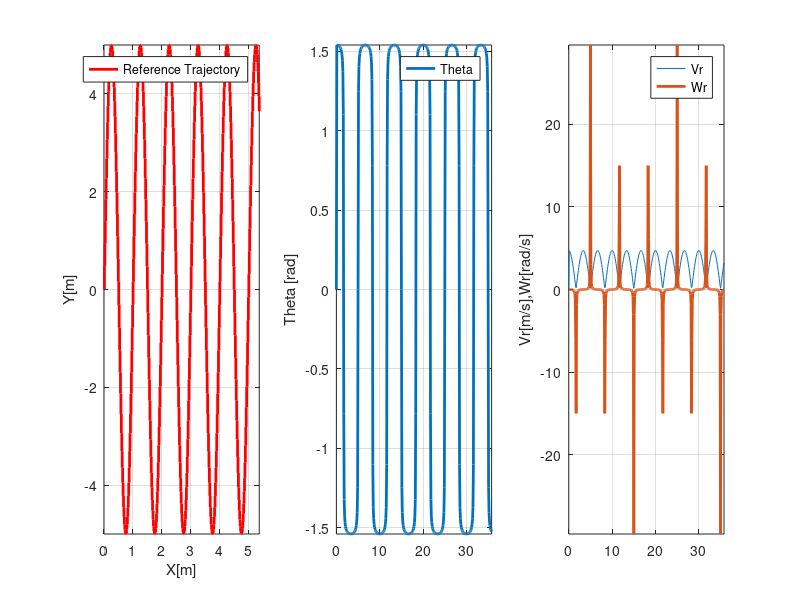

The MATLAB source for this figure:
clear all; close all; clc;

global Ts;
Ts = 0.1;
xo = [0 0 0]'; % posi��o inicial
ref(:,1) = [0 0 0]';
disp('Escolha a trajet�ria de acordo com as op��es abaixo: '); 
traj = input('  1 - circular \n  2 - oito\n  3 - em L\n  4 - Quadrado\n  5 - Sen�ide\n\n Digite o valor correspondente � trajet�ria desejada: ');

N = 5;
% velocity profile
v = 0.15;
w = 0.15;
u1 = [v w]'; % for circle
u2 = [v -w]'; % for circle and eight
u3 = [v 0]'; % for L and square

m = input('Digite o n�mero de voltas/per�odos desejadas: '); %number of laps

if (traj == 2) || (traj == 1);  % eight or circle
    k = round(traj*(2*pi/(abs(u1(2))*Ts)+1));
    
elseif traj == 3
    % L trajectory
    L1 = input('Entre o comprimento do primeiro trecho: '); %[m]
    L2 = input('Entre o comprimento do segundo trecho: '); %[m]
    k1 = (L1/v)/Ts;
    k2 = (L2/v)/Ts;
    k = k1+k2;
    
elseif traj == 4 % square
    L = input('Entre o comprimento do lado: '); %[m]
    k1 = (L/v)/Ts; k2 = 2*k1; k3 = 3*k1; k4 = 4*k1;
    k = 4*k1;

elseif traj == 5 %senoidal
    A = input('Entre a amplitude da senoide: ');
    L = input('Entre o comprimento m�ximo: ');
    b = m*(2.0*pi/L);
    k = round(L/(w*Ts))+1;
end

t = 0:Ts:Ts*k-Ts+5*N*Ts;

for l = 2:(k+5*N); 
    
    % para oito
    if traj == 2;
        
        if l >= k/2
            p = modelo(u2,xo,Ts);
            ubase(:,l) = u2;
        else
            p = modelo(u1,xo,Ts);
            ubase(:,l) = u1;
        end
      
    % para circulo
    elseif traj == 1;
        p = modelo(u1,xo,Ts);
        ubase(:,l) = u1;
    
    % para L
    elseif traj == 3;
        if l<=k1;
            xo(3) = 0;
            p = modelo(u3,xo,Ts);
            ubase(:,l) = u3;
        else
            xo(3) = pi/2;
            p = modelo(u3,xo,Ts);
            ubase(:,l) = u3;
        end
    
    % para quadrado
    elseif traj == 4;
        if l <=k1;
            xo(3) = 0;
            p = modelo(u3,xo,Ts);
            ubase(:,l) = u3;
        elseif l >k1 && l <=k2;
            xo(3) = pi/2;
            p = modelo(u3,xo,Ts);
            ubase(:,l) = u3;
        elseif l >k2 && l <=k3;
            xo(3) = -pi;
            p = modelo(u3,xo,Ts);
            ubase(:,l) = u3;
        elseif l >k3;
            xo(3) = -pi/2;
            p = modelo(u3,xo);
            ubase(:,l) = u3;
        end
        
    % para sen�ide
    elseif traj == 5;
   
        x(l) = w*t(l);
        y(l) = A*sin(b*w*t(l));
        Xr_dot(l) = w;
        Yr_dot(l) = A*b*w*cos(b*w*t(l));
        Xr_dot2(l) = 0;
        Yr_dot2(l) = -A*b^2*w^2*sin(b*w*t(l));
        theta(l) = atan2(Yr_dot(l), Xr_dot(l));
        Vr(l) = sqrt(Xr_dot(l)^2 + Yr_dot(l)^2);
        Wr(l) = (Yr_dot2(l)*Xr_dot(l)-Xr_dot2(l)*Yr_dot(l))/(Xr_dot(l)^2+Yr_dot(l)^2);
        ubase(:,l) = [Vr(l);Wr(l)];
        p = [x(l);y(l);theta(l)];
    end
    

    x(l)=p(1);
    y(l) = p(2);
    theta(l) = p(3);
    xo = p;
    % save output references
    ref(:,l) = p;

end;

ref = repmat(ref,1,m); % account for the number of laps
ubase = repmat(ubase,1,m);

save('ref.mat','ref');
save('ubase.mat','ubase');

figure(1)
subplot (1,3,1);
stairs(x,y,'r','LineWidth', 2);
legend('Reference Trajectory');
ylabel('Y[m]');
xlabel('X[m]');
axis tight;
grid on;

subplot (1,3,2);
plot(t,theta(1:length(t)),'LineWidth', 2);
legend('Theta');
ylabel('Theta [rad]');
axis tight;
grid on;

subplot (1,3,3);
plot(t,ubase(1,1:length(t)),t,ubase(2,1:length(t)),'LineWidth', 2);
legend('Vr','Wr');
ylabel('Vr[m/s],Wr[rad/s]');
axis tight;
grid on;